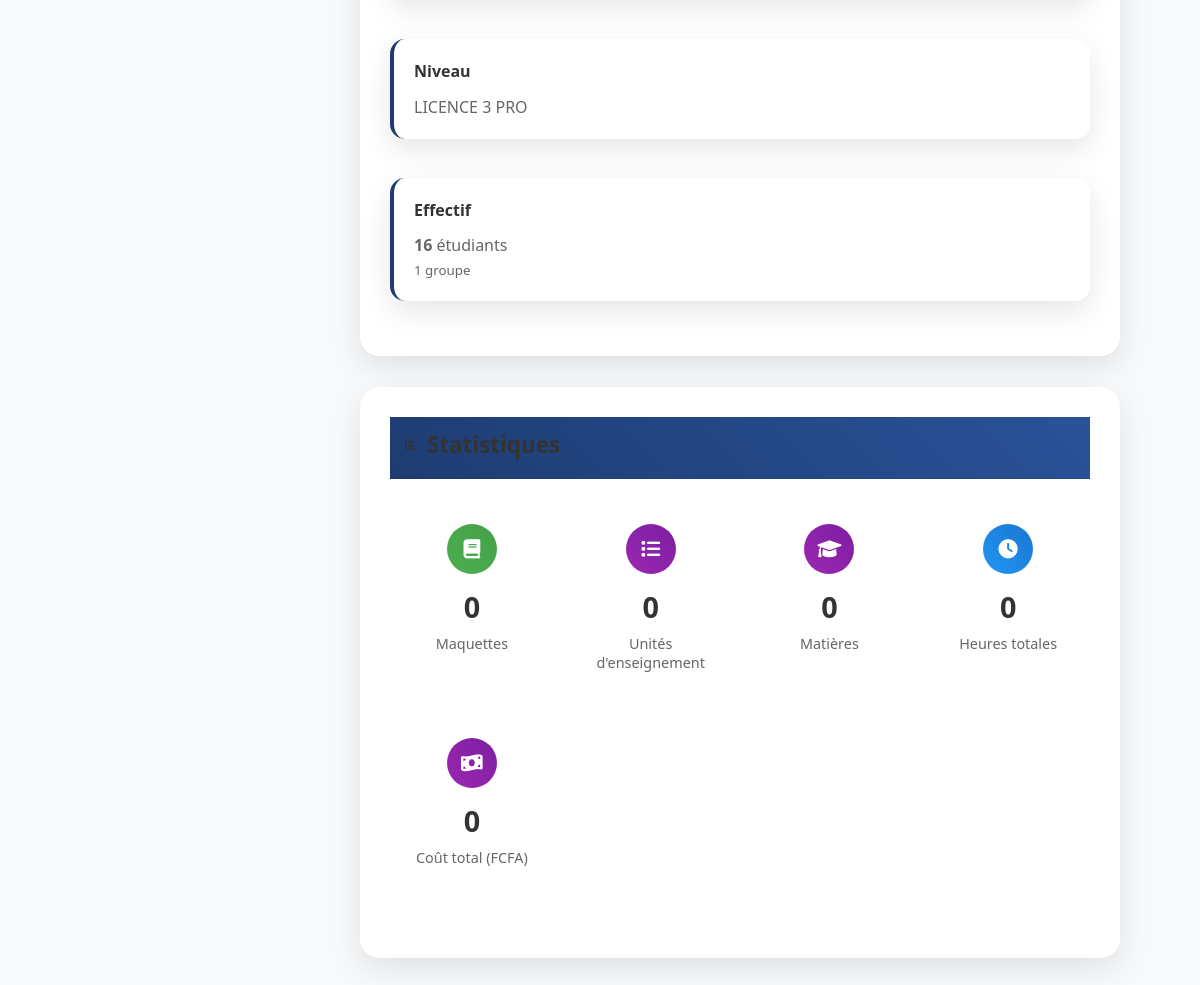
Before: /utilisateur/classes/3/ (signed in, lower part) with the older database file.
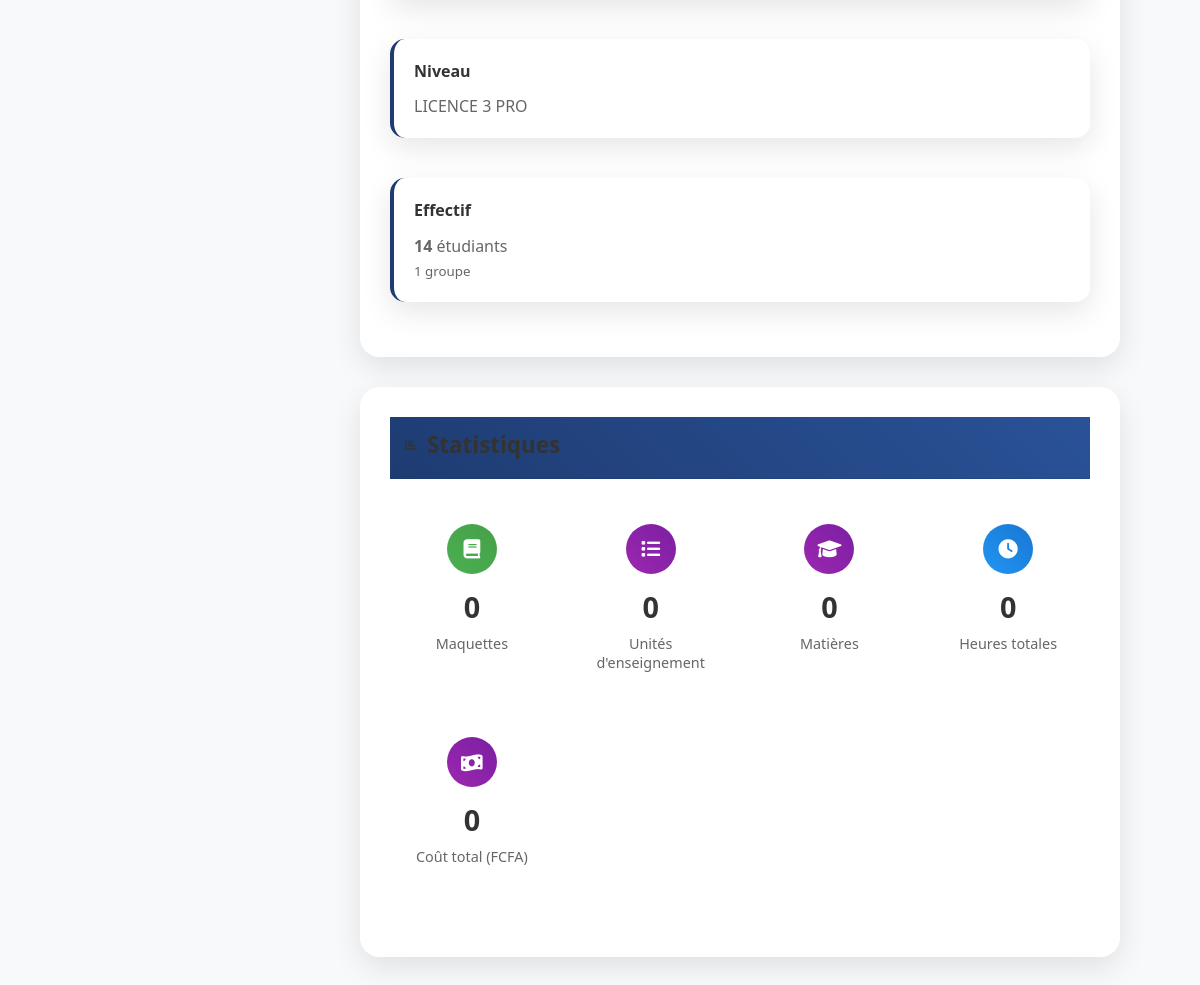
After: the same page with the newer database file.
### Gestion/models.py (models this page shows, shortened)
class Classe(models.Model):
    external_id = models.IntegerField(
        unique=True,
        db_index=True,
        verbose_name="ID API"
    )
    nom = models.CharField(
        max_length=300,
        verbose_name="Nom de la classe"
    )
    description = models.TextField(
        blank=True,
        verbose_name="Description"
    )
    annee_academique = models.CharField(
        max_length=50,
        verbose_name="Année académique"
    )
    annee_etat = models.CharField(
        max_length=50,
        blank=True,
        verbose_name="État de l'année"
    )
    filiere = models.CharField(
        max_length=200,
        verbose_name="Filière"
    )
    niveau = models.CharField(
        max_length=100,
        verbose_name="Niveau"
    )
    departement = models.CharField(
        max_length=100,
        verbose_name="Département"
    )
    nombre_groupes = models.IntegerField(
        default=0,
        verbose_name="Nombre de groupes"
    )
    effectif_total = models.IntegerField(
        default=0,
        verbose_name="Effectif total"
    )
    section = models.ForeignKey(
        Section,
        on_delete=models.SET_NULL,
        null=True,
        blank=True,
        related_name='classes',
        verbose_name="Section IIPEA"
    )
    raw_data = models.JSONField(
        default=dict,
        blank=True,
        verbose_name="Données brutes API"
    )
    last_synced = models.DateTimeField(
        default=timezone.now,
        verbose_name="Dernière synchronisation"
    )
    is_active = models.BooleanField(
        default=True,
        verbose_name="Classe active"
    )
    created_at = models.DateTimeField(
        auto_now_add=True,
        verbose_name="Date de création"
    )
    updated_at = models.DateTimeField(
        auto_now=True,
        verbose_name="Dernière modification"
    )
    class Meta:
        verbose_name = "Classe"
        verbose_name_plural = "Classes"
        ordering = ['filiere', 'niveau']
        indexes = [
            models.Index(fields=['external_id']),
            models.Index(fields=['filiere']),
            models.Index(fields=['niveau']),
            models.Index(fields=['departement']),
            models.Index(fields=['last_synced']),
        ]
    @property
    def needs_sync(self):
        from django.conf import settings
        delta = timezone.now() - self.last_synced
        max_age = getattr(settings, 'API_DATA_MAX_AGE', 3600)  # 1 heure
        return delta.total_seconds() > max_age

### Utilisateur/views.py (the view, shortened to what this page needs)
# urls.py: path('classes/<int:pk>/', views.ClasseDetailView.as_view(), name='classe_detail'),
class ClasseDetailView(LoginRequiredMixin, DetailView):
    model = Classe
    template_name = 'classes/detail.html'
    context_object_name = 'classe'
    def get_context_data(self, **kwargs):
        context = super().get_context_data(**kwargs)
        classe = self.object
        maquettes = classe.maquettes.filter(is_active=True).order_by('niveau_libelle')
        context['maquettes'] = maquettes
        context['total_maquettes'] = maquettes.count()
        toutes_matieres = []
        total_ues = 0
        total_heures = 0
        total_cout_global = 0
        toutes_matieres.sort(key=lambda x: (x['semestre'] if x['semestre'] else 999, x['nom']))
        total_volume_cm = sum(m['volume_cm'] for m in toutes_matieres)
        total_volume_td = sum(m['volume_td'] for m in toutes_matieres)
        total_cout_cm = sum(m['cout_cm'] for m in toutes_matieres)
        total_cout_td = sum(m['cout_td'] for m in toutes_matieres)
        total_coefficient = sum(m['coefficient'] for m in toutes_matieres)
        context['matieres'] = toutes_matieres
        context['total_matieres'] = len(toutes_matieres)
        context['stats_maquettes'] = {
            'total_ues': total_ues,
            'total_heures': int(total_heures),
            'total_matieres': len(toutes_matieres),
            'cout_total': total_cout_global,
            'total_volume_cm': total_volume_cm,
            'total_volume_td': total_volume_td,
            'total_cout_cm': total_cout_cm,
            'total_cout_td': total_cout_td,
            'total_coefficient': total_coefficient,
        }
        context['needs_sync'] = classe.needs_sync
        context['peut_synchroniser'] = self.request.user.role in [
            'ADMIN', 'RESP_PEDA', 'INFORMATICIEN', 'SERVICE_DATA'
        ]
        return context

### templates/classes/detail.html (shortened to what this page needs)
{% extends 'bases/base_users.html' %}
{% load static %}
{% load humanize %}
{% block extra_css %}
    <link rel="stylesheet" href="{% static 'css/classes/detail.css' %}">
{% endblock %}
{% block content %}
<div class="classe-detail-container">
    <div class="classe-content-grid">
        <div class="info-section">
            <div class="info-cards">
                <div class="info-card">
                    <div class="info-card-header">
                        <span class="info-card-title">Niveau</span>
                    </div>
                    <div class="info-card-content">{{ classe.niveau }}</div>
                </div>
                <div class="info-card">
                    <div class="info-card-header">
                        <span class="info-card-title">Effectif</span>
                    </div>
                    <div class="info-card-content">
                        <strong>{{ classe.effectif_total|default:"0" }}</strong> étudiants
                        {% if classe.nombre_groupes %}
                            <br><small>{{ classe.nombre_groupes }} groupe{{ classe.nombre_groupes|pluralize }}</small>
                        {% endif %}
                    </div>
                </div>
            </div>
        </div>
        <div class="stats-section">
            <div class="section-header">
                <h2 class="section-title">
                    <i class="fas fa-chart-bar"></i> Statistiques
                </h2>
            </div>
            <div class="stats-grid">
                <div class="stat-box">
                    <div class="stat-icon maquettes-icon">
                        <i class="fas fa-book"></i>
                    </div>
                    <div class="stat-value">{{ total_maquettes }}</div>
                    <div class="stat-label">Maquette{{ total_maquettes|pluralize }}</div>
                </div>
                <div class="stat-box">
                    <div class="stat-icon">
                        <i class="fas fa-list"></i>
                    </div>
                    <div class="stat-value">{{ stats_maquettes.total_ues }}</div>
                    <div class="stat-label">Unités d'enseignement</div>
                </div>
                <div class="stat-box">
                    <div class="stat-icon">
                        <i class="fas fa-graduation-cap"></i>
                    </div>
                    <div class="stat-value">{{ stats_maquettes.total_matieres }}</div>
                    <div class="stat-label">Matière{{ stats_maquettes.total_matieres|pluralize }}</div>
                </div>
                <div class="stat-box">
                    <div class="stat-icon hours-icon">
                        <i class="fas fa-clock"></i>
                    </div>
                    <div class="stat-value">{{ stats_maquettes.total_heures }}</div>
                    <div class="stat-label">Heures totales</div>
                </div>
                <div class="stat-box">
                    <div class="stat-icon">
                        <i class="fas fa-money-bill-wave"></i>
                    </div>
                    <div class="stat-value">{{ stats_maquettes.cout_total|floatformat:0|intcomma }}</div>
                    <div class="stat-label">Coût total (FCFA)</div>
                </div>
            </div>
        </div>
    </div>
{% endblock %}

Changed rows visible on the page:
changed Classe "LICENCE 3 PRO": effectif_total "16" → "14"
